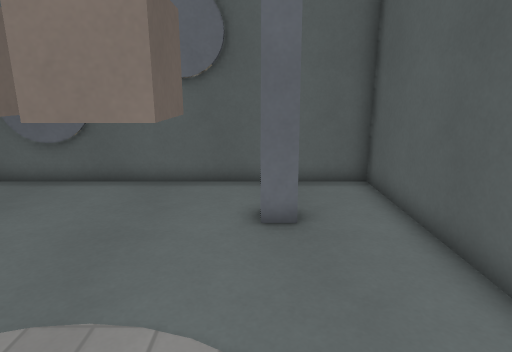
View 1 (above)

12 first-person views from a walk through a Godot game level. The camera is 1.4 m above the floor, tilts 14° down and sees 75° across. The floor is counted in squares, 0.5 m on a side. Each view is taken from the middle of a square. On the plan, view 1 faces up. The plan holds only what a view shows up to about 20 squares ahead; the rest is blank. Surface patterns are stand-ins for the level's own textures.

View 2
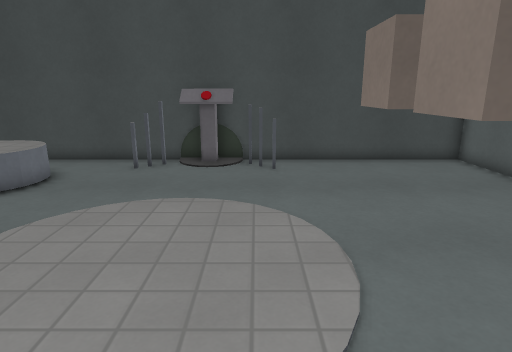

View 3
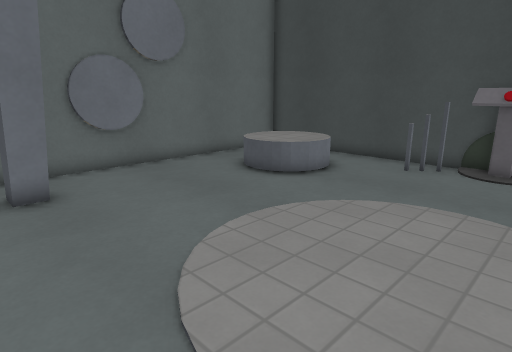

View 4
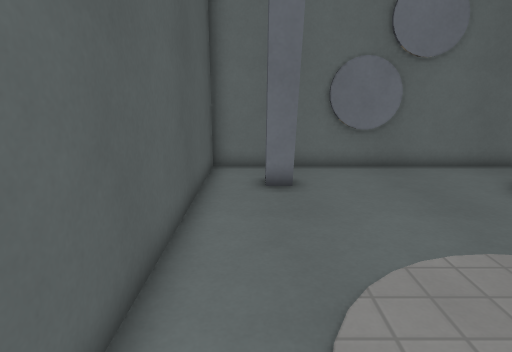

View 5
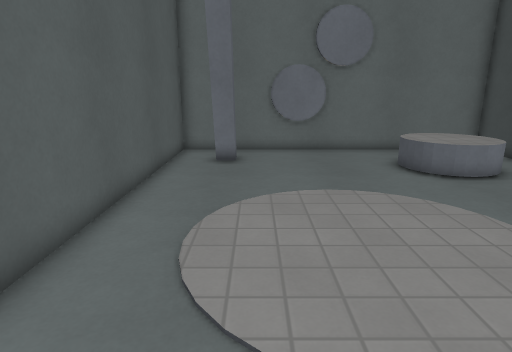

View 6
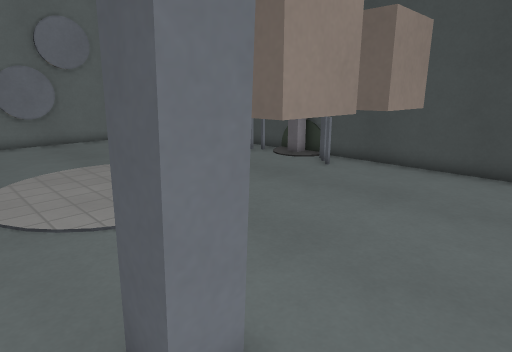

View 7
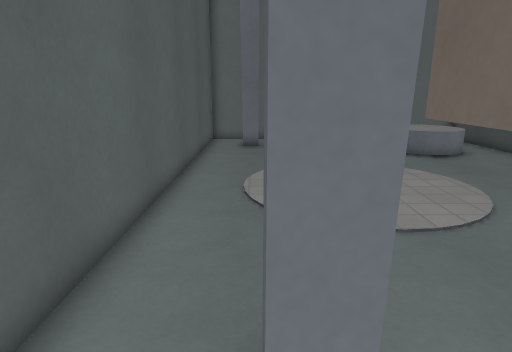

View 8
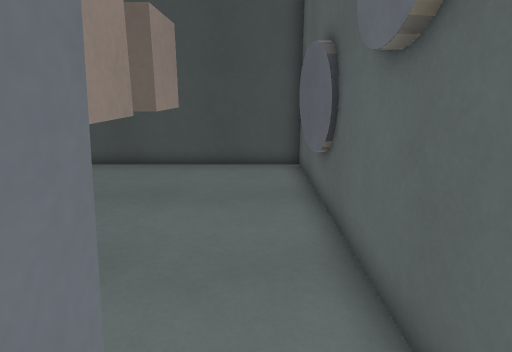

View 9
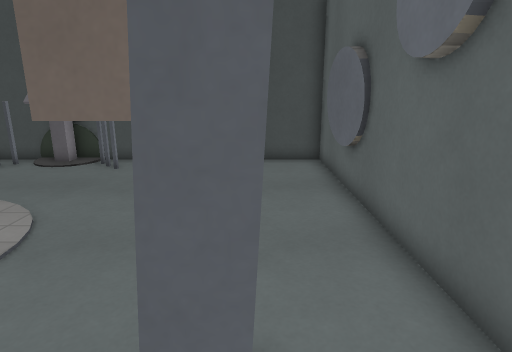

View 10
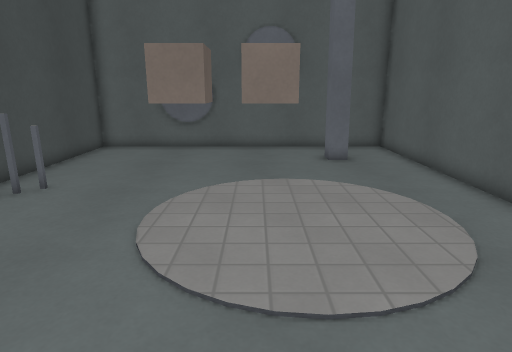

View 11
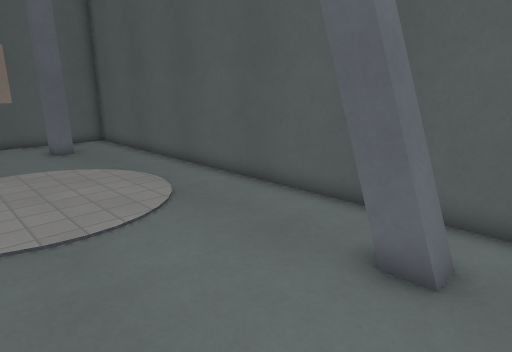

View 12
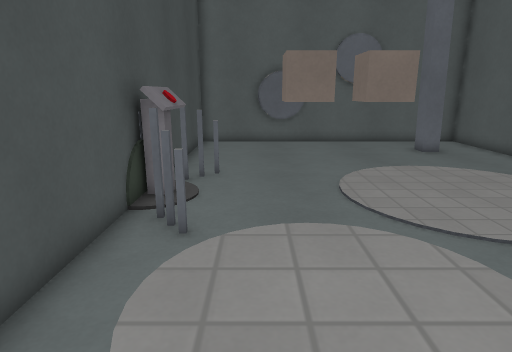

### Floor plan
Key: @ floor where view 1 was taken; # wall or solid block; . floor; = window, fence, low wall or low ledge; ^ raised ledge; B button.
Columns run from 11 left of view 1 to 4 right of it. Each row starts with its distance up from view 1.
 11 ################
 10 #..###.........#
  9 #..............#
  8 #..........##..#
  7 #..........##..#
  6 #..............#
  5 #..............#
  4 #..............#
  3 #.=............#
  2 ##.............#
  1 #B.............#
  0 #B.........@...#
 -1 #B.............#
 -2 ##.............#
 -3 #==............#
 -4 #..............#
 -5 #..^^..........#
 -6 #.^^^^.........#
 -7 #.^^^^......##.#
 -8 #. ^^^......##.#
 -9 #  ............#
-10 #  ............#
-11 ################

Where each view was taken, in squares from view 1:
view 1: 0 up, 0 right, facing up
view 2: 2 up, 3 right, facing left
view 3: 2 up, 3 right, facing down-left
view 4: 2 up, 2 right, facing down
view 5: 6 up, 0 right, facing down
view 6: 10 up, 2 right, facing down-left
view 7: 10 up, 1 right, facing down
view 8: 9 up, 2 right, facing left
view 9: 8 up, 3 right, facing left
view 10: 7 down, 3 left, facing up
view 11: 10 down, 4 left, facing up-right
view 12: 9 down, 8 left, facing up
